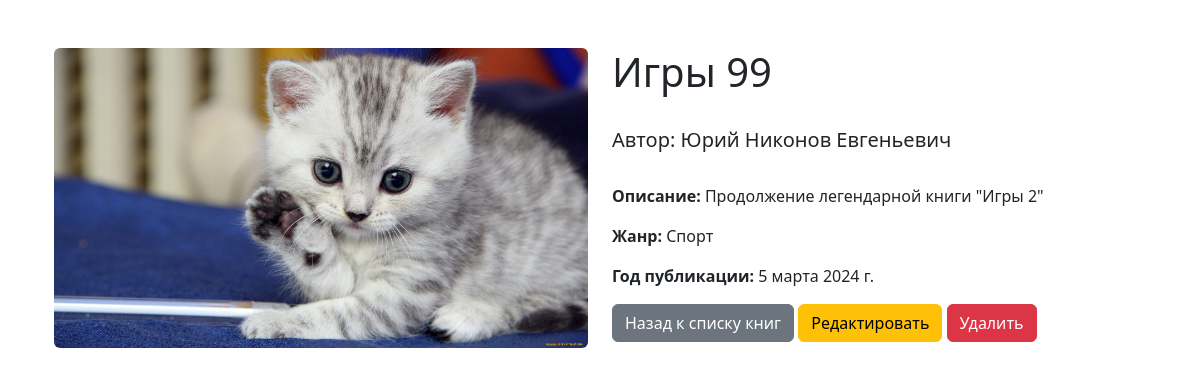
Page /books/8/ on the committed database.
### book_shelf/models.py (models this page shows, shortened)
class Book(models.Model):
    title = models.CharField(verbose_name="Название", max_length=255)
    cover = models.ImageField(upload_to='books/', blank=True)
    public_date = models.DateField(verbose_name='Дата публикации')
    description = models.TextField(verbose_name='Описание', blank=True)
    author = models.ForeignKey(
        'Author',
        verbose_name='Автор',
        blank=True,
        null=True,
        related_name='books',
        on_delete=models.SET_NULL,
    )
    class Meta:
        verbose_name = 'Книга'
        verbose_name_plural = 'Книги'
        ordering = ['-title']

class Author(models.Model):
    first_name = models.CharField('Имя', max_length=255)
    surname = models.CharField('Фамилия', max_length=255)
    patronymic = models.CharField('Отчество', max_length=255)
    birth_date = models.DateField('Дата рождения')
    class Meta:
        verbose_name = 'Автор'
        verbose_name_plural = 'Авторы'
        ordering = ['first_name']
    def __str__(self):
        return f'{self.first_name} {self.surname} {self.patronymic}'

class Genre(models.Model):
    name = models.CharField('Название', max_length=255)
    description = models.TextField('Описание', blank=True)
    books = models.ManyToManyField(
        Book,
        verbose_name='Книги',
        related_name='genres',
        blank=True,
        null=True,
    )
    class Meta:
        verbose_name = 'Жанр'
        verbose_name_plural = 'Жанры'
        ordering = ['name']
    def __str__(self):
        return self.name

### book_shelf/views.py (the view)
# urls.py: path('books/<int:pk>/', views.BooksDetail.as_view(), name='book_detail'),
class BooksDetail(DetailView):
    template_name = 'book_shelf/book_detail.html'
    model = Book
    context_object_name = 'book'

### templates/book_shelf/book_detail.html (shortened to what this page needs)
{% extends 'base.html' %}
{% block content %}
<div class="container mt-5">
    <div class="row">
        <div class="col-md-6">
            <img src="{{ book.cover.url }}" alt="{{ book.title }}" class="img-fluid rounded">
        </div>
        <div class="col-md-6">
            <h1>{{ book.title }}</h1>
            <br>
            <h5>Автор: {{ book.author }}</h5>
            <br>
            <p><strong>Описание:</strong> {{ book.description }} </p>
            <p><strong>Жанр:</strong>
                {% for genre in book.genres.all %}
                    {{ genre }}
                {% endfor %}
            </p>
            <p><strong>Год публикации:</strong> {{ book.public_date }}</p>
            <a href="{% url 'books_list' %}" class="btn btn-secondary">Назад к списку книг</a>
            <a href="{% url 'book_update' book.pk %}" class="btn btn-warning">Редактировать</a>
            <a href="{% url 'book_delete' book.pk %}" class="btn btn-danger">Удалить</a>
        </div>
    </div>
</div>
{% endblock %}

### rows in the picture
Book: cover (picture), title "Игры 99", author "Юрий Никонов Евгеньевич", description "Продолжение легендарной книги \"Игры 2\"", public_date "5 марта 2024 г."
Genre: name "Спорт"
